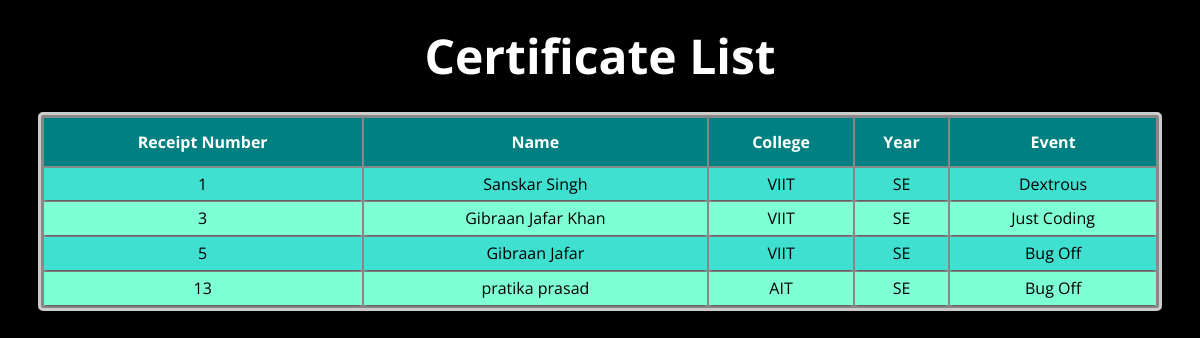
The app's page /certificate/ with its own data.
### registrations/models.py (models this page shows, shortened)
class Certification(models.Model):
	receiptNumber = models.PositiveSmallIntegerField(unique=True)
	name = models.CharField(max_length=50)
	year = models.CharField(max_length=2)
	college = models.CharField(max_length=20)
	event = models.CharField(max_length=20)

### registrations/views.py (the view)
# urls.py: url(r'^certificate/', RegistrationViews.certificateList, name='CertificationPage'),
def certificateList(request):
    query_details = Certification.objects.all().order_by('receiptNumber')
    return render(request, 'certificates.html', locals())

### registrations/templates/certificates.html (shortened to what this page needs)
<!DOCTYPE html>
<html lang="en" >
    <head>
    </head>
    <body>
        <h1>Certificate List</h1>
        <table class="container">
            <thead>
                <tr>
                  <th><h1>Receipt Number</h1></th>
                  <th><h1>Name</h1></th>
                  <th><h1>College</h1></th>
                  <th><h1>Year</h1></th>
                        <th><h1>Event</h1></th>
                </tr>
            </thead>
            <tbody>
                {% for item in query_details %}
                <tr>
                  <td>{{item.receiptNumber}}</td>
                  <td>{{item.name}}</td>
                  <td>{{item.college}}</td>
                  <td>{{item.year}}</td>
                  <td>{{item.event}}</td>
                </tr>
                {% endfor %}
            </tbody>
        </table>
    </body>
</html>

### registrations/templates/certificates.html (style rules this page uses)
body { font-family: 'Open Sans', sans-serif; font-weight: 300; line-height: 1.42em; color:#000000; background-color:#000000; }
h1 { font-size:3em; font-weight: bold; line-height:1em; text-align: center; color: #FFFFFF; }
.container th h1 { font-weight: bold; font-size: 1em; text-align: center; color: #FFFFFF; }
.container { text-align: center; overflow: hidden; width: 95%; margin: 0 auto; display: table; height: 30px; padding: 1px 1px; font-size: 16px; border-radius: 5px; background-color: #888888; border: 3px solid #CCCCCC; }
.container td, .container th { padding-bottom:5px; padding-top: 5px; }
.container tr:nth-child(odd) { background-color: #40E0D0; }
.container tr:nth-child(even) { background-color: #7FFFD4; }
.container tr { border: 30px solid red; }
.container td { font-weight: normal; text-align: center font-size: 1em; -webkit-box-shadow: 0 2px 2px -2px #0E1119; -moz-box-shadow: 0 2px 2px -2px #0E1119; box-shadow: 0 2px 2px -2px #0E1119; }
.container th { background-color: #008080; text-align: center }
.container td:first-child { color: #000000; }

### records on screen
Certification: receiptNumber "1", name "Sanskar Singh", college "VIIT", year "SE", event "Dextrous"
Certification: receiptNumber "3", name "Gibraan Jafar Khan", college "VIIT", year "SE", event "Just Coding"
Certification: receiptNumber "5", name "Gibraan Jafar", college "VIIT", year "SE", event "Bug Off"
Certification: receiptNumber "13", name "pratika prasad", college "AIT", year "SE", event "Bug Off"
